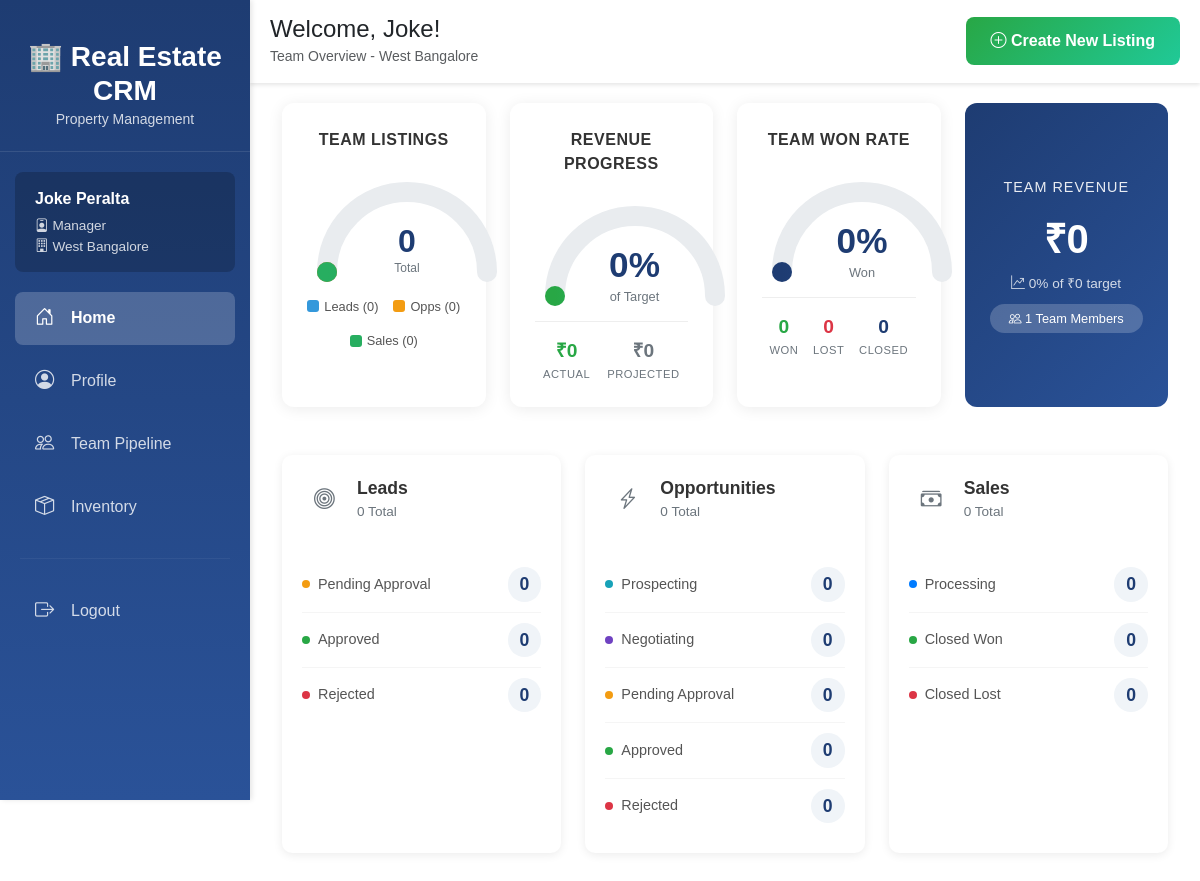
The app's page /dashboard/ (signed in) with its own data.
### accounts/models.py (models this page shows, shortened)
class User(AbstractUser):
    class Role(models.TextChoices):
        CEO = "CEO", "CEO",
        MANAGER = "Manager", "Manager",
        SALESMAN = "Salesman", "Salesman"
    role = models.CharField(
        max_length=20,
        choices=Role.choices,
        default=Role.SALESMAN
    )
    branch = models.ForeignKey(
        'org.Branch',
        on_delete=models.SET_NULL,
        null=True,
        blank=True,
        related_name='users'
    )

### org/models.py (models this page shows, shortened)
class Branch(models.Model):
    id = models.CharField(max_length=5, primary_key=True)
    name  = models.CharField(max_length = 100)
    region = models.CharField(max_length = 100)
    address = models.TextField()
    is_active = models.BooleanField(default=True)
    class Meta:
        verbose_name = "Branch"
        verbose_name_plural = "Branches"

### dashboards/views.py (the view)
# urls.py: 2. Add a URL to urlpatterns:  path('', views.home, name='home')
@login_required
def home(request):
    if request.user.role == 'Salesman':
        return salesman_home(request)
    elif request.user.role == 'Manager':
        return manager_home(request);
    elif request.user.role == 'CEO':
        return redirect('dashboards:ceo_dashboard')
    else:
        return redirect('accounts:profile')

### dashboards/templates/dashboards/manager_home.html (shortened to what this page needs)
{% extends 'base.html' %}
{% load static %}
{% load compress %}
{% block page_title %}Welcome, {{ request.user.first_name }}!{% endblock %}
{% block page_subtitle %}Team Overview - {{ request.user.branch.name }}{% endblock %}
{% block extra_css %}
<link rel="stylesheet" href="{% static 'css/home.css' %}">
{% endblock %}
{% block content %}
<div class="container-fluid">
    <div class="row mb-4">
        <div class="col-lg-3 col-md-6 mb-4">
            <div class="chart-card">
                <div class="card-title">Team Listings</div>
                <div class="half-donut-wrapper" id="listings-donut"
                     data-leads="{{ total_leads }}"
                     data-opportunities="{{ total_opportunities }}"
                     data-sales="{{ total_sales }}">
                    <div class="center-value">
                        <span class="center-number">{{ total_listings }}</span>
                        <span class="center-label">Total</span>
                    </div>
                </div>
                <div class="chart-legend">
                    <div class="legend-item">
                        <span class="legend-color leads"></span>
                        <span>Leads ({{ total_leads }})</span>
                    </div>
                    <div class="legend-item">
                        <span class="legend-color opportunities"></span>
                        <span>Opps ({{ total_opportunities }})</span>
                    </div>
                    <div class="legend-item">
                        <span class="legend-color sales"></span>
                        <span>Sales ({{ total_sales }})</span>
                    </div>
                </div>
            </div>
        </div>
        <div class="col-lg-3 col-md-6 mb-4">
            <div class="chart-card">
                <div class="card-title">Revenue Progress</div>
                <div class="semi-circle-wrapper" data-percentage="{{ revenue_percentage }}">
                    <div class="percentage-container">
                        <span class="percentage-value revenue-percentage">0%</span>
                        <span class="percentage-label">of Target</span>
                    </div>
                </div>
                <div class="stats-footer">
                    <div class="stat-item">
                        <div class="stat-value actual">₹{{ actual_revenue|floatformat:0|default:"0" }}</div>
                        <div class="stat-label">Actual</div>
                    </div>
                    <div class="stat-item">
                        <div class="stat-value projected">₹{{ projected_revenue|floatformat:0|default:"0" }}</div>
                        <div class="stat-label">Projected</div>
                    </div>
                </div>
            </div>
        </div>
        <div class="col-lg-3 col-md-6 mb-4">
            <div class="chart-card">
                <div class="card-title">Team Won Rate</div>
                <div class="semi-circle-wrapper" data-percentage="{{ won_percentage }}">
                    <div class="percentage-container">
                        <span class="percentage-value won-percentage">0%</span>
                        <span class="percentage-label">Won</span>
                    </div>
                </div>
                <div class="stats-footer">
                    <div class="stat-item">
                        <div class="stat-value won">{{ sale_won }}</div>
                        <div class="stat-label">Won</div>
                    </div>
                    <div class="stat-item">
                        <div class="stat-value lost">{{ sale_lost }}</div>
                        <div class="stat-label">Lost</div>
                    </div>
                    <div class="stat-item">
                        <div class="stat-value total">{{ total_closed }}</div>
                        <div class="stat-label">Closed</div>
                    </div>
                </div>
            </div>
        </div>
        <div class="col-lg-3 col-md-6 mb-4">
            <div class="revenue-card">
                <div class="revenue-label">Team Revenue</div>
                <div class="revenue-amount">₹{{ actual_revenue|floatformat:0|default:"0" }}</div>
                <div class="revenue-sub">
                    <i class="bi bi-graph-up-arrow"></i>
                    {{ revenue_percentage }}% of ₹{{ projected_revenue|floatformat:0|default:"0" }} target
                </div>
                <div class="team-badge">
                    <i class="bi bi-people"></i> {{ team_size }} Team Members
                </div>
            </div>
        </div>
    </div>
    <div class="row">
        <div class="col-lg-4 col-md-6 mb-4">
            <div class="kpi-card">
                <div class="kpi-header">
                    <div class="kpi-icon leads">
                        <i class="bi bi-bullseye"></i>
                    </div>
                    <div>
                        <div class="kpi-title">Leads</div>
                        <div class="kpi-total">{{ total_leads }} Total</div>
                    </div>
                </div>
                <ul class="kpi-list">
                    <li>
                        <div class="kpi-status">
                            <span class="status-dot pending"></span>
                            <span>Pending Approval</span>
                        </div>
                        <span class="kpi-count">{{ lead_pending }}</span>
                    </li>
                    <li>
                        <div class="kpi-status">
                            <span class="status-dot approved"></span>
                            <span>Approved</span>
                        </div>
                        <span class="kpi-count">{{ lead_approved }}</span>
                    </li>
                    <li>
                        <div class="kpi-status">
                            <span class="status-dot rejected"></span>
                            <span>Rejected</span>
                        </div>
                        <span class="kpi-count">{{ lead_rejected }}</span>
                    </li>
                </ul>
            </div>
        </div>
        <div class="col-lg-4 col-md-6 mb-4">
            <div class="kpi-card">
                <div class="kpi-header">
                    <div class="kpi-icon opportunities">
                        <i class="bi bi-lightning-charge"></i>
                    </div>
                    <div>
                        <div class="kpi-title">Opportunities</div>
                        <div class="kpi-total">{{ total_opportunities }} Total</div>
                    </div>
                </div>
                <ul class="kpi-list">
                    <li>
                        <div class="kpi-status">
                            <span class="status-dot prospecting"></span>
                            <span>Prospecting</span>
                        </div>
                        <span class="kpi-count">{{ opp_prospecting }}</span>
                    </li>
                    <li>
                        <div class="kpi-status">
                            <span class="status-dot negotiating"></span>
                            <span>Negotiating</span>
                        </div>
                        <span class="kpi-count">{{ opp_negotiating }}</span>
                    </li>
                    <li>
                        <div class="kpi-status">
                            <span class="status-dot pending"></span>
                            <span>Pending Approval</span>
                        </div>
                        <span class="kpi-count">{{ opp_pending }}</span>
                    </li>
                    <li>
                        <div class="kpi-status">
                            <span class="status-dot approved"></span>
                            <span>Approved</span>
                        </div>
                        <span class="kpi-count">{{ opp_approved }}</span>
                    </li>
                    <li>
                        <div class="kpi-status">
                            <span class="status-dot rejected"></span>
                            <span>Rejected</span>
                        </div>
                        <span class="kpi-count">{{ opp_rejected }}</span>
                    </li>
                </ul>
            </div>
        </div>
        <div class="col-lg-4 col-md-12 mb-4">
            <div class="kpi-card">
                <div class="kpi-header">
                    <div class="kpi-icon sales">
                        <i class="bi bi-cash-stack"></i>
                    </div>
                    <div>
                        <div class="kpi-title">Sales</div>
                        <div class="kpi-total">{{ total_sales }} Total</div>
                    </div>
                </div>
                <ul class="kpi-list">
                    <li>
                        <div class="kpi-status">
                            <span class="status-dot processing"></span>
                            <span>Processing</span>
                        </div>
                        <span class="kpi-count">{{ sale_processing }}</span>
                    </li>
                    <li>
                        <div class="kpi-status">
                            <span class="status-dot won"></span>
                            <span>Closed Won</span>
                        </div>
                        <span class="kpi-count">{{ sale_won }}</span>
                    </li>
                    <li>
                        <div class="kpi-status">
                            <span class="status-dot lost"></span>
                            <span>Closed Lost</span>
                        </div>
                        <span class="kpi-count">{{ sale_lost }}</span>
                    </li>
                </ul>
            </div>
        </div>
    </div>
</div>
{% endblock %}

### templates/base.html (shortened to what this page needs)
{% load static %}
{% load compress %}
<!DOCTYPE html>
<html lang="en">
<head>
    <link rel="stylesheet" href="https://cdn.jsdelivr.net/npm/bootstrap@5.3.0/dist/css/bootstrap.min.css">
    <link rel="stylesheet" href="https://cdn.jsdelivr.net/npm/bootstrap-icons@1.11.0/font/bootstrap-icons.css">
    <link rel="stylesheet" href="https://cdn.datatables.net/1.13.8/css/jquery.dataTables.min.css">
    {% compress css %}
    <link rel="stylesheet" href="{% static 'css/base.css' %}">
    {% block extra_css %}{% endblock %}
    {% endcompress %}
</head>
<body class="{% block body_class %}{% endblock %}">
    <div class="sidebar">
        <div class="brand">
            <h3>🏢 Real Estate CRM</h3>
            <small>Property Management</small>
        </div>
        <div class="user-info">
            <div class="user-name">{{ request.user.get_full_name }}</div>
            <div class="user-role">
                <i class="bi bi-person-badge"></i> {{ request.user.role }}
            </div>
            <div class="user-role">
                <i class="bi bi-building"></i> {{ request.user.branch.name }}
            </div>
        </div>
        <nav class="nav flex-column">
            <a class="nav-link {% if request.resolver_match.url_name == 'home' or request.resolver_match.url_name == 'salesman_home' or request.resolver_match.url_name == 'manager_home' %}active{% endif %}"
               href="{% url 'dashboards:home' %}">
                <i class="bi bi-house-door"></i>
                <span>Home</span>
            </a>
            <a class="nav-link {% if 'profile' in request.resolver_match.url_name %}active{% endif %}"
               href="{% url 'accounts:profile' %}">
                <i class="bi bi-person-circle"></i>
                <span>Profile</span>
            </a>
            {% if request.user.role == 'Salesman' %}
            <a class="nav-link {% if 'salesman_dashboard' in request.resolver_match.url_name %}active{% endif %}"
               href="{% url 'dashboards:salesman_dashboard' %}">
                <i class="bi bi-clipboard-check"></i>
                <span>Pipeline</span>
            </a>
            {% elif request.user.role == 'Manager' %}
            <a class="nav-link {% if 'manager_dashboard' in request.resolver_match.url_name %}active{% endif %}"
               href="{% url 'dashboards:manager_dashboard' %}">
                <i class="bi bi-people"></i>
                <span>Team Pipeline</span>
            </a>
            {% elif request.user.role == 'CEO' %}
            <a class="nav-link {% if 'ceo_dashboard' in request.resolver_match.url_name %}active{% endif %}"
               href="{% url 'dashboards:ceo_dashboard' %}">
                <i class="bi bi-building"></i>
                <span>Organization</span>
            </a>
            {% endif %}
            <a class="nav-link {% if 'inventory' in request.resolver_match.url_name %}active{% endif %}"
               href="{% url 'inventory:listing_list' %}">
                <i class="bi bi-box-seam"></i>
                <span>Inventory</span>
            </a>
            <hr style="border-color: rgba(255,255,255,0.2); margin: 20px;">
            <a class="nav-link" href="{% url 'accounts:logout' %}"
               onclick="return confirm('Are you sure you want to logout?')">
                <i class="bi bi-box-arrow-right"></i>
                <span>Logout</span>
            </a>
        </nav>
    </div>
    <div class="main-content">
        {% if request.resolver_match.url_name == 'home' %}
        <div class="navbar-top">
            <div class="d-flex justify-content-between align-items-center">
                <div>
                    <h4 class="mb-0">{% block page_title %}Dashboard{% endblock %}</h4>
                    <small class="text-muted">{% block page_subtitle %}{% endblock %}</small>
                </div>
                <div>
                    {% if request.user.role == 'Manager' %}
                    <a href="{% url 'inventory:listing_create_manager' %}" class="btn btn-success">
                        <i class="bi bi-plus-circle"></i> Create New Listing
                    </a>
                    {% elif request.user.role == 'Salesman' %}
                    <a href="{% url 'inventory:listing_create_salesman' %}" class="btn btn-success">
                        <i class="bi bi-plus-circle"></i> Create New Listing
                    </a>
                    {% endif %}
                </div>
            </div>
        </div>
        {% endif %}
        {% block content %}
        {% endblock %}
    </div>
</body>
</html>

### records on screen
User: user.get_full_name "Joke Peralta", user.role "Manager", user.branch.name "West Bangalore", user.first_name "Joke"

### other values on screen
{{ total_listings }} "0"
{{ total_leads }} "0"
{{ total_opportunities }} "0"
{{ total_sales }} "0"
{{ actual_revenue|floatformat:0|default:"0" }} "0"
{{ projected_revenue|floatformat:0|default:"0" }} "0"
{{ sale_won }} "0"
{{ sale_lost }} "0"
{{ total_closed }} "0"
{{ revenue_percentage }} "0"
{{ team_size }} "1"
{{ lead_pending }} "0"
{{ lead_approved }} "0"
{{ lead_rejected }} "0"
{{ opp_prospecting }} "0"
